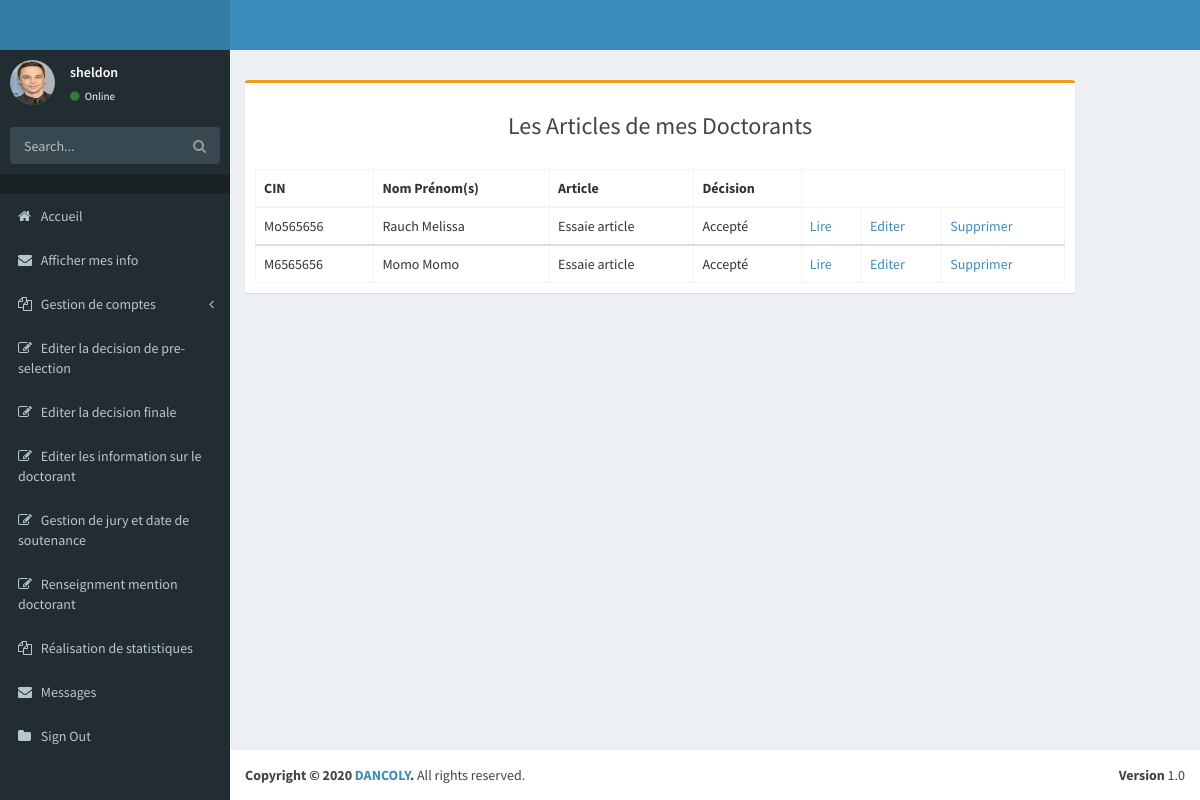
Page /articles (signed in) on the committed database.
### pages/models.py (models this page shows, shortened)
class Individu(models.Model):
    user = models.OneToOneField(User, on_delete = models.CASCADE)
    cin = models.CharField(max_length = 8, unique = True, default = "")
    nom = models.CharField(max_length = 50, default="")
    prenoms = models.CharField(max_length = 50, default="")
    photo = models.ImageField(default = "default.jpg", upload_to = 'individu_pics')
    tel = models.CharField(max_length = 15, default="")
    addr = models.CharField(max_length = 60, default="")
    ville_residence = models.CharField(max_length = 250, default="")
    pays = models.CharField(max_length = 30, default = "Maroc")
    genre = models.CharField(max_length = 15, default = "Masculin")
    etat_civil = models.CharField(max_length = 15, default = "Célibataire")
    date_nais = models.DateField()
    status_choices = (
        ('professeur', 'professeur'),
        ('candidat', 'candidat'),
        ('doctorant', 'doctorant'),
    )
    my_status = models.CharField(max_length = 15, choices = status_choices, default = "candidat")
    desactiver = models.BooleanField(default = False)

class Article(models.Model):
    titre = models.CharField(max_length = 100, default = "")
    body = models.TextField()
    date = models.DateField(default = timezone.now)
    auteur = models.ForeignKey(Doctorant, on_delete = models.CASCADE)
    accept = models.BooleanField(default = True)

class Doctorant(models.Model):
    these= models.OneToOneField(These, on_delete=models.CASCADE)
    candidat = models.OneToOneField(Candidat, on_delete = models.CASCADE)
    equipe = models.ForeignKey(Equipe_recherche, on_delete = models.CASCADE)
    jury = models.ForeignKey(Jury, on_delete = models.CASCADE, null = True)
    mention_choice = (
        ('Honorable','Honorable'),
        ('Très Honorable','Très Honorable'),
    )
    mention = models.CharField(max_length = 20, choices = mention_choice, default = "")

class Candidat(models.Model):
    individu = models.OneToOneField(Individu, on_delete = models.CASCADE)
    fonction = models.CharField(max_length = 60, default="")
    entreprise = models.CharField(max_length = 60)
    diplome = models.ManyToManyField(Diplome)
    preselection = models.BooleanField(default = False)
    selection = models.BooleanField(default = False)

### pages/views.py (the view)
# urls.py: re_path('articles', views.articlesView, name = 'articles'),
@login_required()
def articlesView(request):
    if request.user.individu.my_status == "professeur":
        if request.method == 'POST':
            titre = request.POST['titre']
            body = request.POST['body']
            auteur = request.user.individu.candidat.doctorant
            record = Article(titre = titre, auteur = auteur, body = body)
            record.save()
            return redirect('pages:personalPage')
        else:
            articles = Article.objects.all()
            return render(request, 'pages/articles.html', {'articles': articles})
    else:
        return redirect('pages:login')

### pages/templates/pages/articles.html (shortened to what this page needs)
{% extends "pages/base.html" %}
{% block content %}
  <form class="" action="" method="post">
    <div class="box box-warning" >
      <div class="box-header box-with-boder ">
          <h3 class="heading" align = "center">Les Articles de mes Doctorants</h3>
      </div>
        <div class="box-body">
                <table class="table table-bordered">
                  <thead>
                    <tr>
                      <th>CIN</th>
                      <th>Nom Prénom(s)</th>
                      <th>Article</th>
                      <th>Décision</th>
                    </tr>
                  </thead>
                  {% for article in articles %}
                  <tbody>
                    <tr>
                      <td>{{ article.auteur.candidat.individu.cin }}</td>
                      <td>{{ article.auteur.candidat.individu.nom }}  {{ article.auteur.candidat.individu.prenoms }}</td>
                      <td>{{ article.titre }}</td>
                      <td>
                          {% if article.accept == True %}
                          Accepté
                          {% else %}
                          Refusé
                          {% endif %}
                      </td>
                      <td> <a href="{% url 'pages:readArticle' article_id=article.id %}">Lire</a> </td>
                      <td> <a href="{% url 'pages:editArticle' article_id=article.id %}">Editer</a> </td>
                      <td> <a href="{% url 'pages:deleteArticle' article_id=article.id %}">Supprimer</a> </td>
                    </tr>
                  </tbody>
                  {% endfor %}
                </table>
        </div>
      </div>
  </form>
{% endblock %}

### pages/templates/pages/base.html (shortened to what this page needs)
{%  load static %}
<!DOCTYPE html>
<html>
  <head>
    <link href="{% static 'pages/css/bootstrap.min.css'%}" rel="stylesheet" type="text/css" />
    <link href="https://maxcdn.bootstrapcdn.com/font-awesome/4.3.0/css/font-awesome.min.css" rel="stylesheet" type="text/css" />
    <link href="http://code.ionicframework.com/ionicons/2.0.0/css/ionicons.min.css" rel="stylesheet" type="text/css" />
    <link href="{% static 'pages/css2/AdminLTE.min.css'%}" rel="stylesheet" type="text/css" />
    <link href="{% static 'pages/css2/skins/_all-skins.min.css'%}" rel="stylesheet" type="text/css" />
    <link href="{% static 'pages/plugins/iCheck/flat/blue.css'%}" rel="stylesheet" type="text/css" />
    <link href="{% static 'pages/plugins/morris/morris.css'%}" rel="stylesheet" type="text/css" />
    <link href="{% static 'pages/plugins/jvectormap/jquery-jvectormap-1.2.2.css'%}" rel="stylesheet" type="text/css" />
    <link href="{% static 'pages/plugins/datepicker/datepicker3.css'%}" rel="stylesheet" type="text/css" />
    <link href="{% static 'pages/plugins/daterangepicker/daterangepicker-bs3.css'%}" rel="stylesheet" type="text/css" />
    <link href="{% static 'pages/plugins/bootstrap-wysihtml5/bootstrap3-wysihtml5.min.css'%}" rel="stylesheet" type="text/css" />
  </head>
  <body class="skin-blue">
    <div class="wrapper">
      <header class="main-header">
        <a href="index2.html" class="logo"><b></b></a>
        <nav class="navbar navbar-static-top" role="navigation">
        </nav>
      </header>
      <aside class="main-sidebar">
        <section class="sidebar">
          <div class="user-panel">
            <div class="pull-left image">
              <img src="{{request.user.individu.photo.url}}" class="img-circle" alt="User Image" />
            </div>
            <div class="pull-left info">
              <p>{{request.user.username}}</p>
              <a href="#"><i class="fa fa-circle text-success"></i> Online</a>
            </div>
          </div>
          <form action="#" method="get" class="sidebar-form">
            <div class="input-group">
              <input type="text" name="q" class="form-control" placeholder="Search..."/>
              <span class="input-group-btn">
                <button type='submit' name='search' id='search-btn' class="btn btn-flat"><i class="fa fa-search"></i></button>
              </span>
            </div>
          </form>
          <ul class="sidebar-menu">
            <li class="header"></li>
            <li class="treeview">
              <a href="{% url 'pages:home' %}">
                <i class="fa fa-home"></i>
                <span>Accueil</span>
              </a>
            </li>
            <li class="treeview">
              <a href="#">
                <i class="fa fa-envelope"></i>
                <span>Afficher mes info</span>
              </a>
            </li>
            <li class="treeview">
              {% if user.is_superuser %}
              <a href="#">
                <i class="fa fa-files-o"></i>
                <span>Gestion de comptes</span>
                <i class="fa fa-angle-left pull-right"></i>
              </a>
              {% endif %}
            </li>
            <li class="treeview">
                  {% if user.is_superuser %}
                  <a href="{% url 'pages:selectCand' %}">
                    <i class="fa fa-edit"></i> <span>Editer la decision de pre-selection</span>
                  </a>
                  {% endif %}
                </li>
                <li class="treeview">
                  {% if user.is_superuser %}
                  <a href="{% url 'pages:selectFinal' %}">
                    <i class="fa fa-edit"></i> <span>Editer la decision finale</span>
                  </a>
                  {% elif user.individu.my_status == 'professeur' %}
                  <a href="{% url 'pages:mesInfo' %}">
                    <i class="fa fa-edit"></i> <span>La liste de mes Doctorants</span>
                  </a>
                  {% endif %}
                </li>
                {% if user.is_superuser %}
                <li class="treeview">
                  <a href="{% url 'pages:addInfoDoc' %}">
                    <i class="fa fa-edit"></i> <span>Editer les information sur le doctorant</span>
                  </a>
                </li>
                  <li class="treeview">
                  <a href="{% url 'pages:soutDate' %}">
                    <i class="fa fa-edit"></i> <span>Gestion de jury et date de soutenance</span>
                  </a>
                </li>
                <li class="treeview">
                  <a href="{% url 'pages:mentionDoc' %}">
                    <i class="fa fa-edit"></i> <span>Renseignment mention doctorant</span>
                  </a>
                </li>
                <li class = "treeview">
                <a href="#">
                  <i class="fa fa-files-o"></i>
                  <span>Réalisation de statistiques</span>
                </a>
              </li>
                {% endif %}
                <li>
                  <a href="{% url 'pages:mesMsg' %}">
                    <i class="fa fa-envelope"></i> <span>Messages</span>
                  </a>
                </li>
                <li class="treeview">
                  <a href="{% url 'pages:logout' %}">
                    <i class="fa fa-folder"></i> <span>Sign Out</span>
                  </a>
                </li>
              </ul>
        </section>
      </aside>
      <div class="content-wrapper">
        <section class="content-header">
        </section>
        <section class="content">
            {% block content %}
            {% endblock content %}
        </section>
      </div>
      <footer class="main-footer">
        <div class="pull-right hidden-xs">
          <b>Version</b> 1.0
        </div>
        <strong>Copyright &copy; 2020 <a href="http://almsaeedstudio.com">DANCOLY</a>.</strong> All rights reserved.
      </footer>
    </div>
  </body>
</html>

### pages/templates/pages/base.html (style rules this page uses)
.content { float: right; width: 90%; height: 80%; overflow: hidden; position: absolute; overflow-y: scroll; overflow-x: hidden; }
@media screen and (min-width: 900px) { .content { width: calc(100% - 340px); } }

### rows in the picture
Article: auteur.candidat.individu.cin "Mo565656", auteur.candidat.individu.nom "Rauch", auteur.candidat.individu.prenoms "Melissa", titre "Essaie article", accept "Accepté"
Article: auteur.candidat.individu.cin "M6565656", auteur.candidat.individu.nom "Momo", auteur.candidat.individu.prenoms "Momo", titre "Essaie article", accept "Accepté"

### other values in the picture
{{ request.user.username }} "sheldon"
